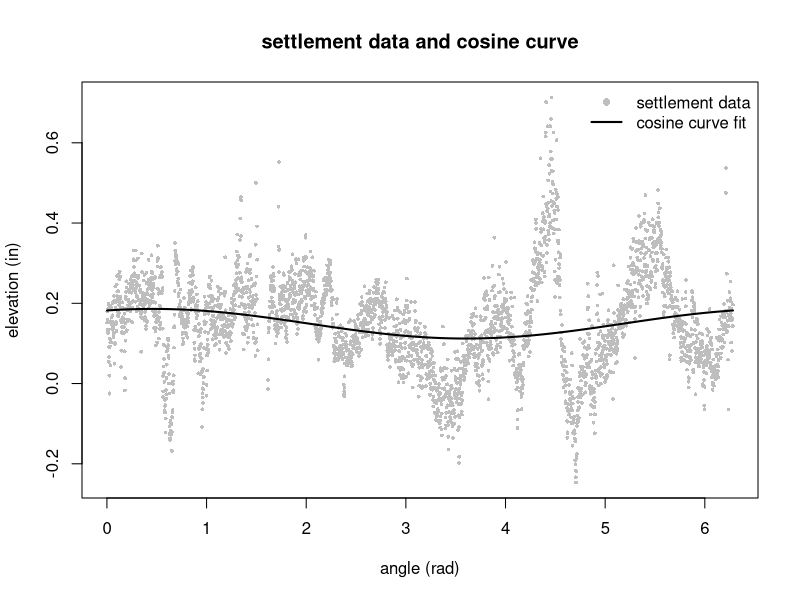
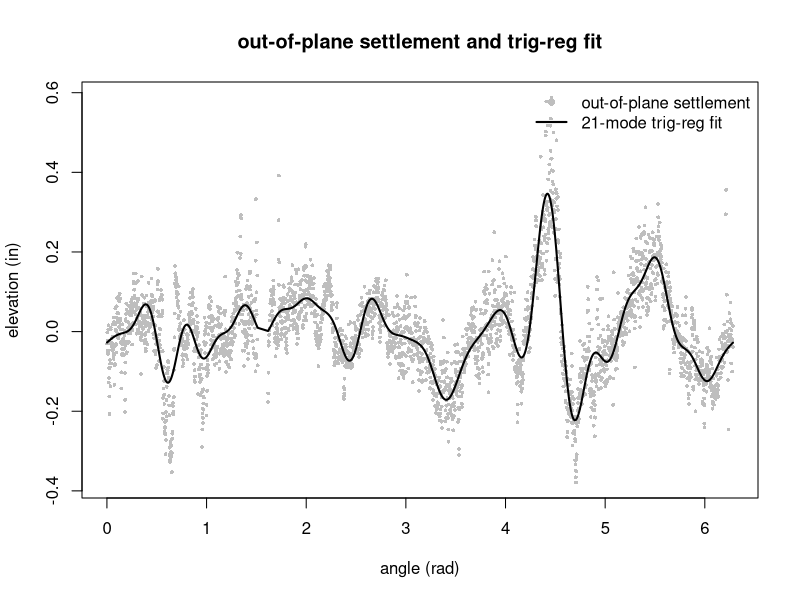
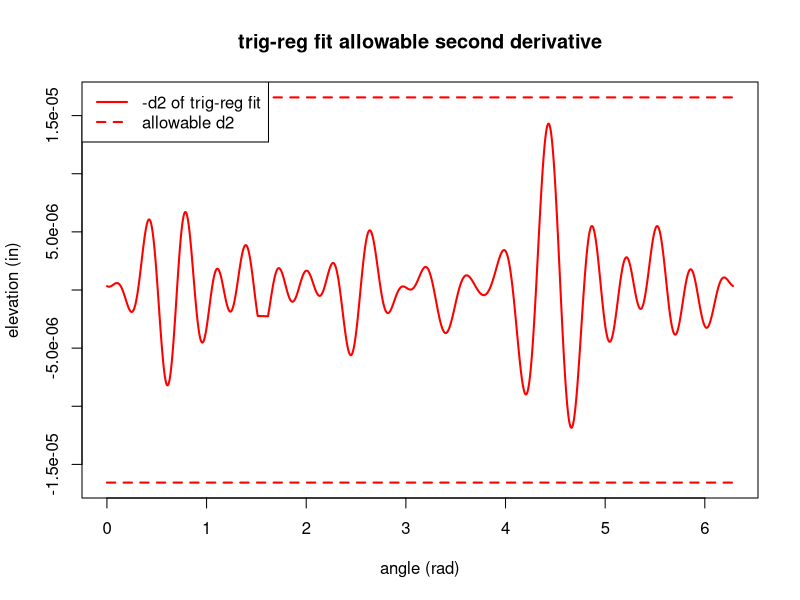
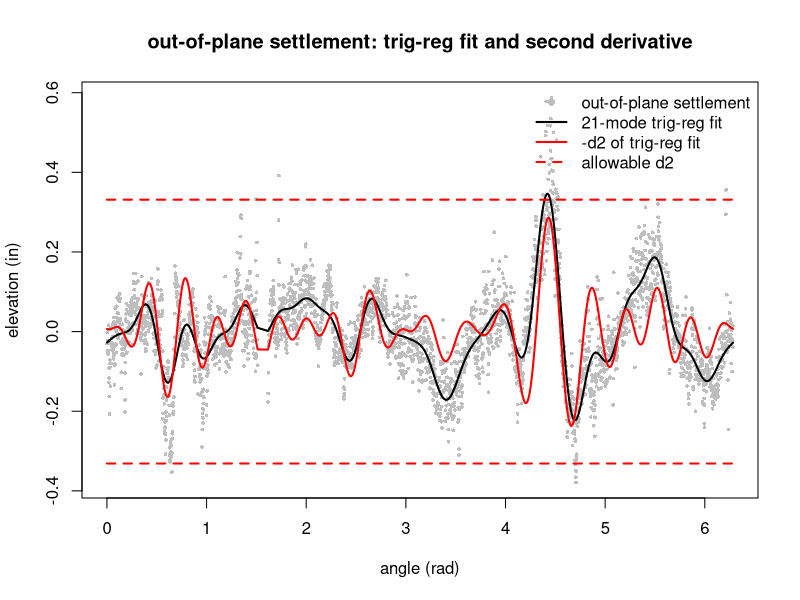

The R script that drew these images, in order:
# trig-reg example

R <- 136 # tank radius, ft
H <- 66.4 # shell height, ft
Y <- 36e3 # yield strength, psi
E <- 30e6 # young's modulus, psi

# load in data and process ----
df <- read.csv("XYZ Example 1.csv")

df$x <- (df$X - mean(df$X)) * 3.28084 # re-center + meter-ft conversion
df$y <- (df$Y - mean(df$Y)) * 3.28084
df$z <- df$Z * 3.28084
theta <- atan2(df$y, df$x) # determine angle about center, radians
df$azimuth <- (theta + (theta < 0) * 2 * pi) # only positive angles
df <- df[order(df$azimuth),] # reorder by angle

# cosine curve fit ----

lm <- lm(z ~ cos(azimuth) + sin(azimuth), data = df)
df$zhat <- fitted(lm) # cosine curve fit
df$z1 <- residuals(lm) # out of plane settlement

# settlement data vs cosine curve plot
plot(df$azimuth, df$z*12, pch=16, cex = 0.5, col = "gray", xlab="angle (rad)", ylab="elevation (in)")
lines(df$azimuth, df$zhat*12, lwd = 2, col = "black")
legend("topright", legend = c("settlement data", "cosine curve fit"), pch = c(16, NA), lwd = c(NA, 2), col = c("gray", "black"), bty = "n")
title(main = "settlement data and cosine curve")

# out-of-plane settlement ----

# forward variable selection

# create data frame of basis cos and sin functions, B
# (easier to define them as columns in a matrix than defining them individually)
maxfreq = floor(2 * pi * R / (2 * 20)) # max frequency = circum / (2 * 20 ft)
B <- as.data.frame(matrix(ncol = 1 + 2 * maxfreq, nrow = nrow(df)))
B[,1] <- df$z1
colnames(B)[1] <- "z1"
for(freq in 1:maxfreq){
  B[,2 * (freq - 1) + 2] <- cos(freq * df$azimuth)
  B[,2 * (freq - 1) + 3] <- sin(freq * df$azimuth)
  colnames(B)[2 * (freq - 1) + 2] <- paste0("c", freq)
  colnames(B)[2 * (freq - 1) + 3] <- paste0("s", freq)
  # B$c1 is cos(azimuth), B$s2 is sin(2*azimuth), and so on...
}

# try adding each frequency and determine when to stop using more cos/sin terms
adjR2 <- vector(mode="numeric", length = maxfreq)
for(freq in seq(from = 1, to = maxfreq)){
  vars <- colnames(B)[seq(from = 2, to = 2 * (freq - 1) + 3)]
  frm <- as.formula(paste("z1 ~ -1 + ", paste(vars, collapse = " + ")))
  
  lmx <- lm(frm, data = B)
  adjR2[freq] <- summary(lmx)$adj.r.squared
}

# find the maximum frequency that increases adj. R^2
endfreq <- max(which(diff(adjR2) > 0)) + 1
vars <- colnames(B)[seq(from = 2, to = 2 * (endfreq - 1) + 3)]
frm <- as.formula(paste("z1 ~ -1 + ", paste(vars, collapse = " + ")))
lmx <- lm(frm, data = B)

df$z1hat <- fitted(lmx)

# out-of-plane-settlement plot
plot(df$azimuth, df$z1*12, pch=16, cex = 0.5, col = "gray", xlab="angle (rad)", ylab="elevation (in)")
lines(df$azimuth, df$z1hat*12, lwd = 2, col = "black")
legend("topright", legend = c("out-of-plane settlement", paste0(endfreq, "-mode trig-reg fit")), pch = c(16, NA), lwd = c(NA, 2), col = c("gray", "black"), bty = "n")
title(main = "out-of-plane settlement and trig-reg fit")

# allowable out-of-plane settlement ----

# calculate second derivative of trig-reg fit
coeffs <- lmx$coefficients
d2 <- vector(mode = "numeric", length = nrow(df))
for(freq in 1:endfreq){
  d2 <- d2 + freq^2 * coeffs[2 * (freq - 1) + 1] * B[,2 * (freq - 1) + 2] * -1 / R^2
  d2 <- d2 + freq^2 * coeffs[2 * (freq - 1) + 2] * B[,2 * (freq - 1) + 3] * -1 / R^2
}

# allowable second derivative based on modified Marr
d2max <- 11 * Y / (12 * H * E) # in/in^2

# second derivative and allowable plot
plot(df$azimuth, -d2 * 12 / 144, type = "l", lwd = 2, col = "red", xlab="angle (rad)", ylab="elevation (in)",
     ylim = c(min(-d2 * 12 / 144, -d2max), max(-d2 * 12 / 144, d2max)))
lines(c(0,2*pi), c(d2max, d2max), lty = 2, lwd = 2, col = "red")
lines(c(0,2*pi), c(-d2max, -d2max), lty = 2, lwd = 2, col = "red")
legend("topleft", legend = c("-d2 of trig-reg fit", "allowable d2"), lwd = c(2, 2), lty = c(1, 2), col = c("red", "red"))
title(main = "trig-reg fit allowable second derivative")

# overlay out-of-plane settlement with trig-reg second derivative
scalefactor <- signif(diff(range(df$z1 * 12)) / diff(range(d2 * 12 / 144)), 1)/2

plot(df$azimuth, df$z1*12, pch=16, cex = 0.5, col = "gray", xlab="angle (rad)", ylab="elevation (in)")
lines(df$azimuth, df$z1hat*12, lwd = 2, col = "black")
lines(df$azimuth, -d2 * 12 / 144 * scalefactor, lwd = 2, col = "red")
lines(c(0,2*pi), c(d2max, d2max) * scalefactor, lty = 2, lwd = 2, col = "red")
lines(c(0,2*pi), c(-d2max, -d2max) * scalefactor, lty = 2, lwd = 2, col = "red")
legend("topright", legend = c("out-of-plane settlement", paste0(endfreq, "-mode trig-reg fit"), "-d2 of trig-reg fit", "allowable d2"),
       pch = c(16, NA, NA, NA), lwd = c(NA, 2, 2, 2), lty = c(NA, 1, 1, 2), col = c("gray", "black", "red", "red"), bty = "n")
title(main = "out-of-plane settlement: trig-reg fit and second derivative")

